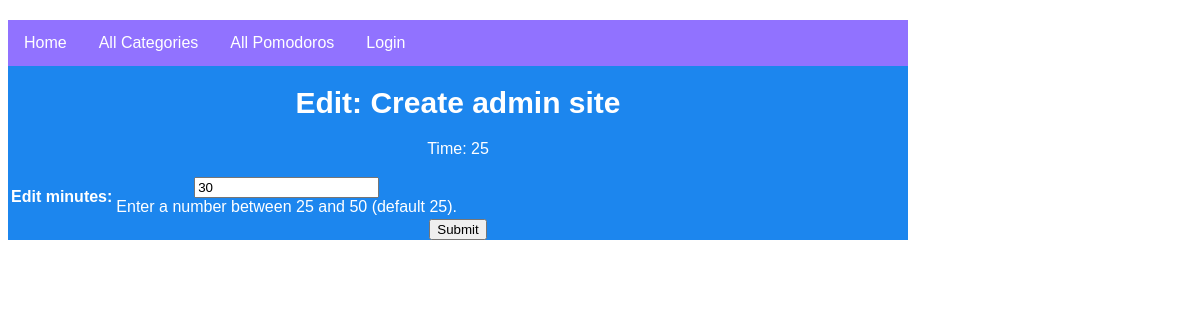
The page /timer/pomodoro/c5fc3aac7d9643768608a9280d0591c6/edit_pomodoro/ on the database as committed earlier.
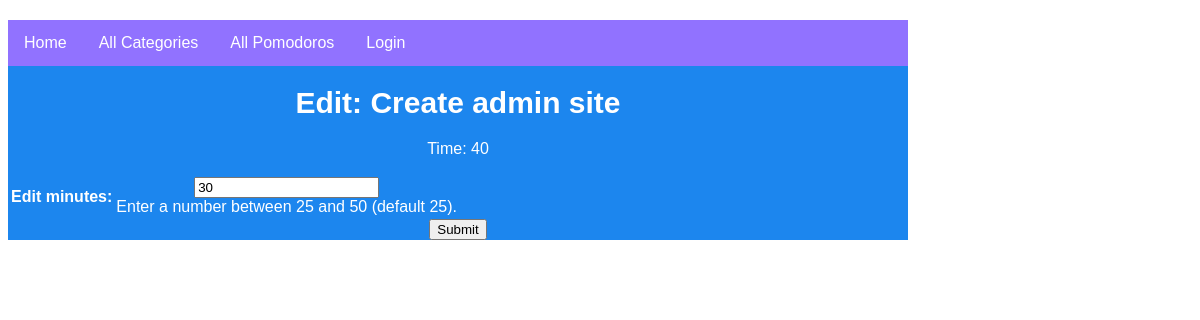
The same page on the database as committed later.
### timer/models.py (models this page shows, shortened)
class Pomodoro(models.Model):
    task_name = models.TextField(blank=False, help_text='Enter task name for pomodoro')
    id = models.UUIDField(primary_key=True, default=uuid.uuid4, unique=True, help_text='Unique ID for this particular pomodoro across whole library')
    categoryID = models.ForeignKey('Category', on_delete=models.SET_NULL, null=True, default="Uncategorized")
    doer = models.ForeignKey(User, on_delete=models.SET_NULL, null=True, blank=True)
    day_of_week = models.CharField(max_length=10, help_text='Day of week (i.e. Monday-Sunday)')
    time_of_day = models.DateTimeField(help_text='XX:XX AM or PM')
    minutes = models.IntegerField(default=25)

### timer/views.py (the view)
# urls.py: path('pomodoro/<str:pk>/edit_pomodoro/', views.edit_pomodoro, name='edit_pomodoro'),
def edit_pomodoro(request, pk):
    pomodoro = get_object_or_404(Pomodoro, pk=pk)
    if request.method == 'POST':
        form = EditPomodoroForm(request.POST)
        if form.is_valid():
            pomodoro.minutes = form.cleaned_data['edit_minutes']
            pomodoro.save()
            return HttpResponseRedirect(reverse('index'))
    else:
        proposed_edit_minutes = 30 # Default add 5 to default
        form = EditPomodoroForm(initial={'edit_minutes': proposed_edit_minutes})
        context = {
            'form': form,
            'pomodoro': pomodoro,
        }
        return render(request, 'timer/edit_pomodoro.html', context)

### timer/forms.py (shortened to what this page needs)
class EditPomodoroForm(forms.Form):
    edit_minutes = forms.IntegerField(help_text="Enter a number between 25 and 50 (default 25).")

### timer/templates/timer/edit_pomodoro.html (shortened to what this page needs)
{% extends "base_generic.html" %}
{% block content %}
	<h1>Edit: {{ pomodoro.task_name }}</h1>
	<p>Time: {{ pomodoro.minutes }} </p>
	<form action="" method="post">
		<table>
		{{ form.as_table }}
		</table>
		<input type="submit" value="Submit">
	</form>
{% endblock %}

Rows that differ between the two databases and show on the page:
changed Pomodoro "Create admin site": minutes "25" → "40"
